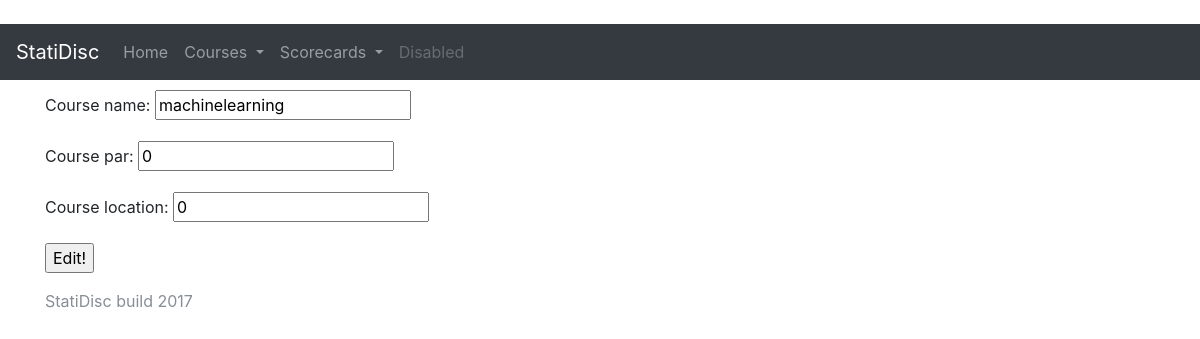
The page /courses/courseedit/13/ on the database as committed earlier.
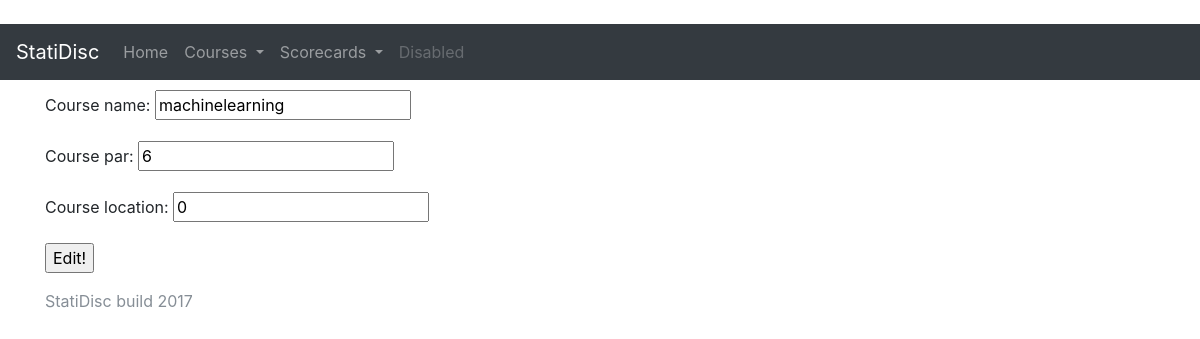
The same page on the database as committed later.
### courses/models.py (models this page shows, shortened)
class Course(models.Model):
    course_name = models.CharField(max_length=200) # Name of course
    course_par = models.PositiveIntegerField(null=True) # Course total par
    course_location = models.CharField(max_length=200) # Location, like town or such for the course

### courses/views.py (the view)
# urls.py: url(r'^courseedit/(?P<pk>\d+)/$', views.courseedit.as_view(), name='courseedit'),
class courseedit(generic.UpdateView):
    model = Course
    fields = ['course_name', 'course_par', 'course_location']
    template_name = 'courses/courseedit.html'

### back_up/courses_original/templates/courses/courseedit.html (shortened to what this page needs)
﻿<!DOCTYPE html>
    {% extends 'courses/base.html' %}
    {% block content %}
    <form action="" method="post">
        {{ form.as_p }}
        <input type="submit" value="Edit!" />
    </form>
    {% endblock %}

### back_up/courses_original/templates/courses/base.html (shortened to what this page needs)
{% load staticfiles %}
<html>
<head>
    {% load static %}
    <link rel="stylesheet" href="{% static 'bootstrap/bootstrap.css' %}">
    <link rel="stylesheet" type="text/css" href="{% static 'courses/style.css' %}" />
</head>
<body>
    <nav class="navbar navbar-expand-lg navbar-dark bg-dark">
        <a class="navbar-brand" href="/courses">StatiDisc</a>
        <div class="collapse navbar-collapse" id="navbarSupportedContent">
            <ul class="navbar-nav mr-auto">
                <li class="nav-item dropdown">
                    <a class="nav-link" href="/courses">Home<span class="sr-only">(current)</span></a>
                </li>
                <li class="nav-item dropdown">
                    <a class="nav-link dropdown-toggle" href="#" id="navbarDropdown" role="button" data-toggle="dropdown" aria-haspopup="true" aria-expanded="false">
                        Courses
                    </a>
                </li>
                <li class="nav-item dropdown">
                    <a class="nav-link dropdown-toggle" href="#" id="navbarDropdown" role="button" data-toggle="dropdown" aria-haspopup="true" aria-expanded="false">
                        Scorecards
                    </a>
                </li>
                <li class="nav-item">
                    <a class="nav-link disabled" href="#">Disabled</a>
                </li>
            </ul>
        </div>
    </nav>
    <div class="content container" style="padding-top: 10px">
        <div class="row">
            <div class="col-md-10">
                {% block content %}
                {% endblock %}
            </div>
        </div>
    </div>
    <footer>
        <div class="container">
            <p class="text-muted">StatiDisc build 2017</p>
        </div>
    </footer>
</body>
</html>

Rows that differ between the two databases and show on the page:
changed Course "machinelearning": course_par "0" → "6"
